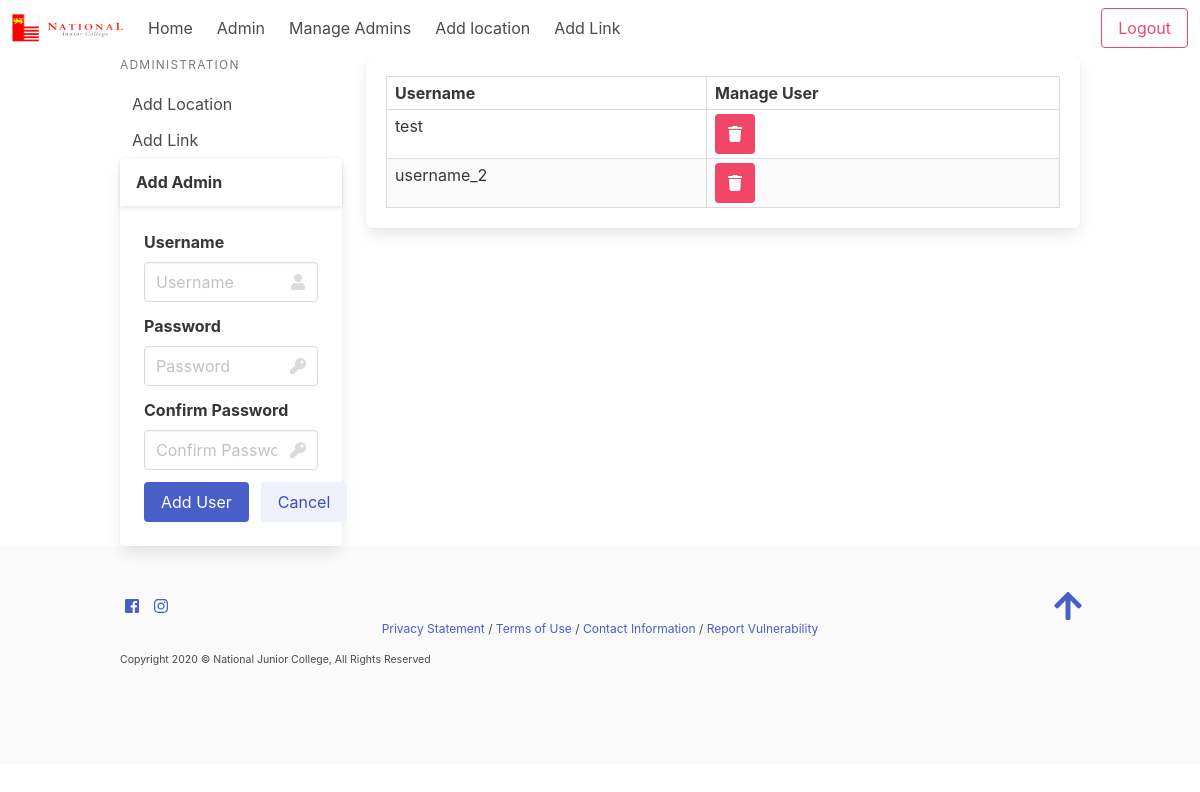
The page /manage_admin (signed in) on the database as committed earlier.
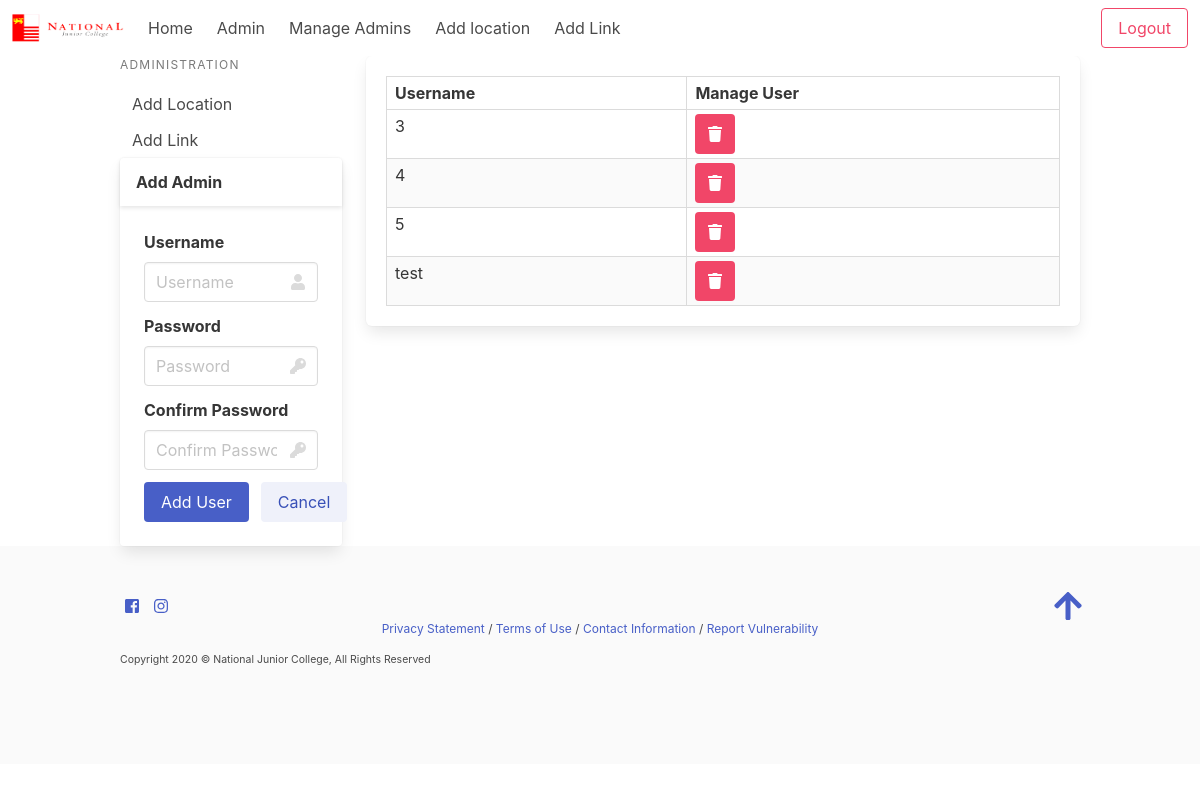
The same page on the database as committed later.
### tables this page shows
CREATE TABLE "admin" (
	"id"	TEXT NOT NULL,
	"password"	TEXT NOT NULL,
	PRIMARY KEY("id")
);

### app.py (the view)
@app.route('/manage_admin', methods=['GET', 'POST'])
@login_required
def manage_admin():
    if request.method == 'POST':
        user = request.form['delete']
        con = open_DB()
        cur = con.execute('DELETE FROM admin WHERE id=?', (user,))
        con.commit()
        con.close()
        return redirect(url_for('manage_admin'))
    else:
        rows = get_admin()
        return render_template('manage_admin.html', users=rows)

### app.py (called while the page is built)
def open_DB():
    connection = sqlite3.connect(db_path)
    connection.row_factory = sqlite3.Row
    return connection

def login_required(func):
    @wraps(func)
    def decorated_view(*args, **kwargs):
        if not 'logged_in' in session:
            return redirect(url_for('login'))
        return func(*args, **kwargs)
    return decorated_view

def get_admin():
    con = open_DB()
    cur = con.execute('SELECT id FROM admin')
    rows = cur.fetchall()
    con.close()
    return rows

### templates/manage_admin.html (shortened to what this page needs)
{% extends "base.html" %}
{% block content %}
<div class="columns">
    <div class="column is-3 ">
        {% include 'admin_sidebar.html' %}
        <aside>
            <div class="card">
                <header class="card-header">
                    <p class="card-header-title">
                        Add Admin
                    </p>
                </header>
                <div class="card-content">
                    <form action="{{ url_for('add_admin') }}" method="post" enctype="multipart/form-place">
                        <div class="field">
                            <label class="label">Username</label>
                            <div class="control has-icons-right">
                                <input class="input" type="text" name="userId" placeholder="Username" required>
                                <span class="icon is-small is-right">
                                </span>
                            </div>
                        </div>
                        <div class="field">
                            <label class="label">Password</label>
                            <div class="control has-icons-right">
                                <input class="input" type="password" name="password" placeholder="Password" required>
                                <span class="icon is-small is-right">
                                </span>
                            </div>
                        </div>
                        <div class="field">
                            <label class="label">Confirm Password</label>
                            <div class="control has-icons-right">
                                <input class="input" type="password" name="password_confirm"
                                    placeholder="Confirm Password" required>
                                <span class="icon is-small is-right">
                                </span>
                            </div>
                        </div>
                        <div class="field is-grouped">
                            <div class="control">
                                <button class="button is-link" type="submit" name="submit" value="update">Add
                                    User</button>
                            </div>
                            <div class="control">
                                <button class="button is-link is-light" type="reset" value="Reset">Cancel</button>
                            </div>
                        </div>
                    </form>
                </div>
            </div>
        </aside>
    </div>
    <div class="column is-9">
        <section class="box">
            <table class="table is-bordered is-striped is-narrow is-hoverable is-fullwidth">
                <thead>
                    <tr>
                        <th>Username</th>
                        <th>Manage User</th>
                    </tr>
                </thead>
                {% for user in users %}
                <tr>
                    <td>{{ user['id'] }}</td>
                    <td>
                        <form action="" method="post">
                            <button class="button is-danger" type="submit" name="delete"
                                value="{{ user['id'] }}">
                                <span class="icon">
                                    <i class="fas fa-trash"></i>
                                </span>
                            </button>
                        </form>
                    </td>
                </tr>
                {% endfor %}
            </table>
        </section>
    </div>
</div>
{% endblock %}

Rows that differ between the two databases and show on the page:
removed admin: id "username_2"
added admin: id "3"
added admin: id "4"
added admin: id "5"
